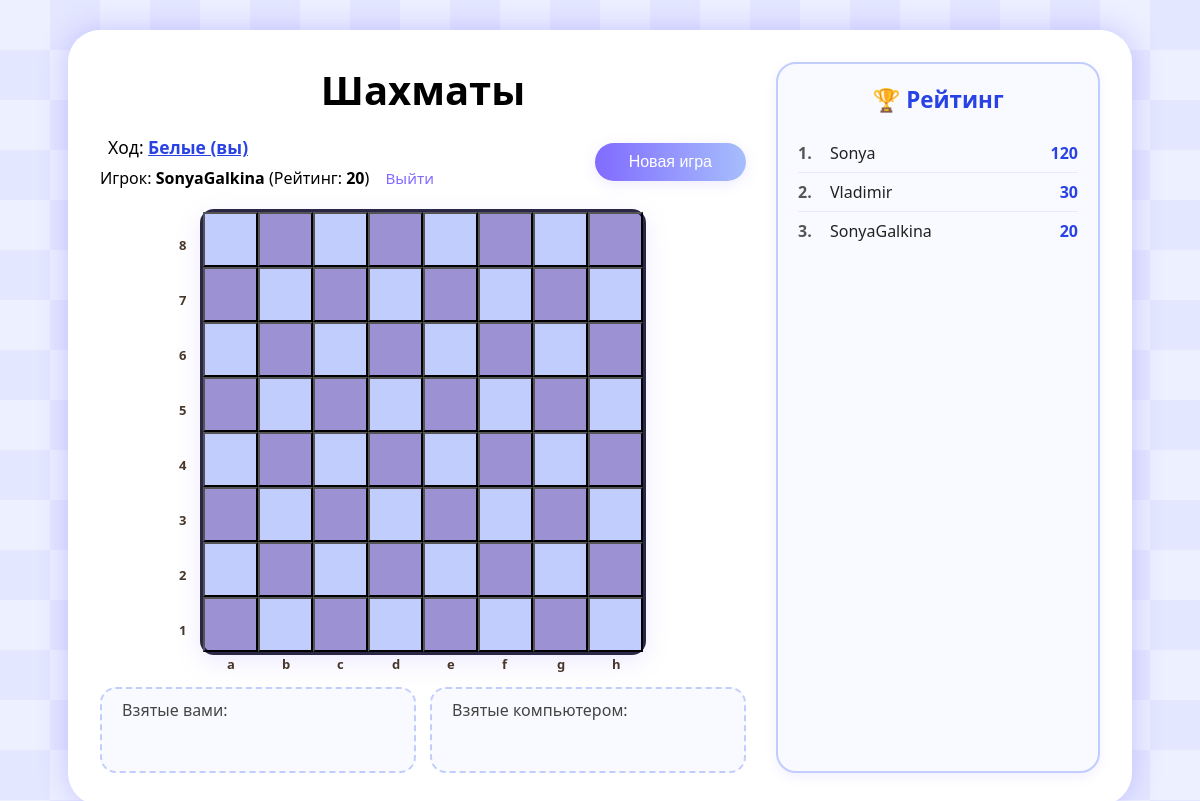
/index.php (signed in), run on the app's committed database.
### tables this page shows
CREATE TABLE IF NOT EXISTS `users` (
  `id` int NOT NULL AUTO_INCREMENT,
  `username` varchar(50) NOT NULL,
  `password_hash` varchar(255) NOT NULL,
  `rating` int DEFAULT '1000',
  `created_at` timestamp NULL DEFAULT CURRENT_TIMESTAMP,
  PRIMARY KEY (`id`),
  UNIQUE KEY `username` (`username`)
);

### index.php (the view, shortened to what this page needs)
<?php
require_once 'db.php';
$stmt = $pdo->prepare("SELECT username, rating FROM users WHERE id = ?");
$stmt->execute([$_SESSION['user_id']]);
$topPlayers = $pdo->query("SELECT username, rating FROM users ORDER BY rating DESC LIMIT 10")->fetchAll();
?>
<!DOCTYPE html>
<html lang="ru">
<head>
</head>
<body>
<div class="container">
    <div class="game-area">
        <h1>Шахматы</h1>
        <div class="toprow">
            <div>
                <div class="turn">
                    Ход:
                    <?php if ($_SESSION['turn']=='w' && !$_SESSION['game_over']): ?>
                        <span class="white">Белые (вы)</span>
                    <?php else: ?>
                        <span class="black">Чёрные (компьютер)</span>
                    <?php endif; ?>
                </div>
                <div style="margin-top:8px;">
                    Игрок: <strong><?= htmlspecialchars($_SESSION['user']) ?></strong>
                    (Рейтинг: <strong><?= (int)$_SESSION['rating'] ?></strong>)
                    <a href="index.php?logout=1" class="logout">Выйти</a>
                </div>
            </div>
            <form method="post"><button class="newgamebtn" type="submit" name="newgame">Новая игра</button></form>
        </div>
        <form method="post">
        <div class="chessboard">
            <?php
            $selected = $_SESSION['selected'];
            $moves = $_SESSION['moves'];
            $game_over = !empty($_SESSION['game_over']);
            foreach (range(0,7) as $r) {
                foreach (range(0,7) as $c) {
                    $iswhite = ($r+$c)%2==0;
                    $sclass = ($iswhite)?'sq-white':'sq-brown';
                    $is_selected = ($selected&&$selected[0]==$r&&$selected[1]==$c);
                    $is_move = in_array([$r,$c], $moves);
                    $disabled = ($game_over || $_SESSION['turn'] !== 'w') ? 'disabled' : '';
                    echo '<button class="square '.$sclass.($is_selected?' selected':'').($is_move?' move':'').'" ';
                    echo 'name="square" value="'.$r.','.$c.'" tabindex="-1" '.$disabled.'>';
                    echo '</button>';
                }
            }
            foreach (range(0,7) as $r)
                echo '<span class="coords-row" style="top:'.($r*55+9).'px;">'.(8-$r).'</span>';
            foreach (range(0,7) as $c)
                echo '<span class="coords-col" style="left:'.($c*55+7).'px;">'.chr(97+$c).'</span>';
            ?>
        </div>
        </form>
        <div class="captured-blocks">
            <div class="captured-side">
                <div class="captured-title">Взятые вами:</div>
                <div class="captured-pieces">
                </div>
            </div>
            <div class="captured-side">
                <div class="captured-title">Взятые компьютером:</div>
                <div class="captured-pieces">
                </div>
            </div>
        </div>
    </div>
    <div class="rating-panel">
        <h2>🏆 Рейтинг</h2>
        <ul class="rating-list">
            <?php foreach ($topPlayers as $i => $player): ?>
                <li class="rating-item">
                    <span class="rating-rank"><?= $i + 1 ?>.</span>
                    <span class="rating-name"><?= htmlspecialchars($player['username']) ?></span>
                    <span class="rating-score"><?= (int)$player['rating'] ?></span>
                </li>
            <?php endforeach; ?>
        </ul>
    </div>
</div>
</body>
</html>

### index.php (style rules this page uses)
body::before { content: ""; position: fixed; top: 0; left: 0; width: 100%; height: 100%; background-color: #e0e7ff; background-image: linear-gradient(45deg, #d0d8ff 25%, transparent 25%), linear-gradient(-45deg, #d0d8ff 25%, transparent 25%), linear-gradient(45deg, transparent 75%, #d0d8ff 75%), linear-gradient(-45deg, transparent 75%, #d0d8ff 75%); background-size: 100px 100px; background-position: 0 0, 0 50px, 50px -50px, -50px 0; z-index: -1; opacity: 0.6; }
body { min-height: 100vh; font-family: 'Segoe UI', Arial, sans-serif; margin: 0; position: relative; }
.container { max-width: 1000px; margin: 30px auto; padding: 32px; background: #fff; border-radius: 32px; box-shadow: 0 0 30px #816bff55; position: relative; z-index: 2; display: flex; gap: 30px; }
.game-area { flex: 1; }
.rating-panel { width: 280px; background: #f9faff; border-radius: 20px; padding: 20px; border: 2px solid #c1cdfc; box-shadow: 0 4px 12px rgba(129,107,255,0.1); }
.rating-panel h2 { margin-top: 0; color: #2942e4; text-align: center; font-size: 1.4rem; }
.rating-list { list-style: none; padding: 0; margin: 0; }
.rating-item { display: flex; justify-content: space-between; padding: 8px 0; border-bottom: 1px solid #e6e9ff; }
.rating-item:last-child { border-bottom: none; }
.rating-rank { font-weight: bold; color: #555; width: 24px; }
.rating-name { flex: 1; padding: 0 8px; color: #222; }
.rating-score { font-weight: bold; color: #2942e4; }
h1 { text-align: center; font-size: 2.5rem; margin: 0 0 18px 0; }
.toprow { display: flex; justify-content: space-between; align-items: center; margin-bottom: 20px; }
.turn { font-size: 1.09rem; margin-left: 8px; }
.turn .white { color:#2942e4;text-decoration:underline;font-weight:600; }
.newgamebtn { background: linear-gradient(90deg, #816bff 0%, #a6befc 100%); color: #fff; border-radius: 22px; border: none; padding: 10px 34px; font-size: 1rem; font-weight:500; cursor: pointer; box-shadow:0 3px 14px #816bff25; transition: background 0.2s; }
.logout { color: #816bff; text-decoration: none; font-size: 0.95rem; margin-left: 12px; }
.chessboard { margin: 0 auto 19px auto; border: 3px solid #2a2645; border-radius: 14px; width: 440px; height: 440px; box-shadow:0 7px 24px #816bff25; display: grid; grid-template-rows: repeat(8,1fr); grid-template-columns: repeat(8,1fr); position: relative; }
.square { width: 55px; height: 55px; display: flex; align-items: center; justify-content: center; position:relative; font-size:0; }
.sq-white { background: #c1cdfc; }
.sq-brown { background:rgba(36, 15, 157, 0.45) ; }
.coords-row, .coords-col { position: absolute; font-size: 13px; color:#47362a; font-weight:600; }
.coords-row { left:-24px;margin-top:15px; }
.coords-col { bottom:-21px;margin-left:17px; }
.captured-blocks { display:flex; gap:14px; margin-top:32px; }
.captured-side { background:#f9faff; border-radius:16px; flex:1; padding:10px 20px; min-height:54px; border:2px dashed #c1cdfc; }
.captured-title { font-size:1rem; color:#444; font-weight:500; margin-bottom:6px; }
.captured-pieces { display:flex; flex-wrap:wrap; gap:8px; min-height:34px; }

### data on the page
users: username "Sonya", rating "120"
users: username "Vladimir", rating "30"
users: username "SonyaGalkina", rating "20"

### other printed values
$_SESSION['user'] "SonyaGalkina"
$_SESSION['rating'] "20"
8-$r "8"
8-$r "7"
8-$r "6"
8-$r "5"
8-$r "4"
8-$r "3"
8-$r "2"
8-$r "1"
chr(97+$c) "a"
chr(97+$c) "b"
chr(97+$c) "c"
chr(97+$c) "d"
chr(97+$c) "e"
